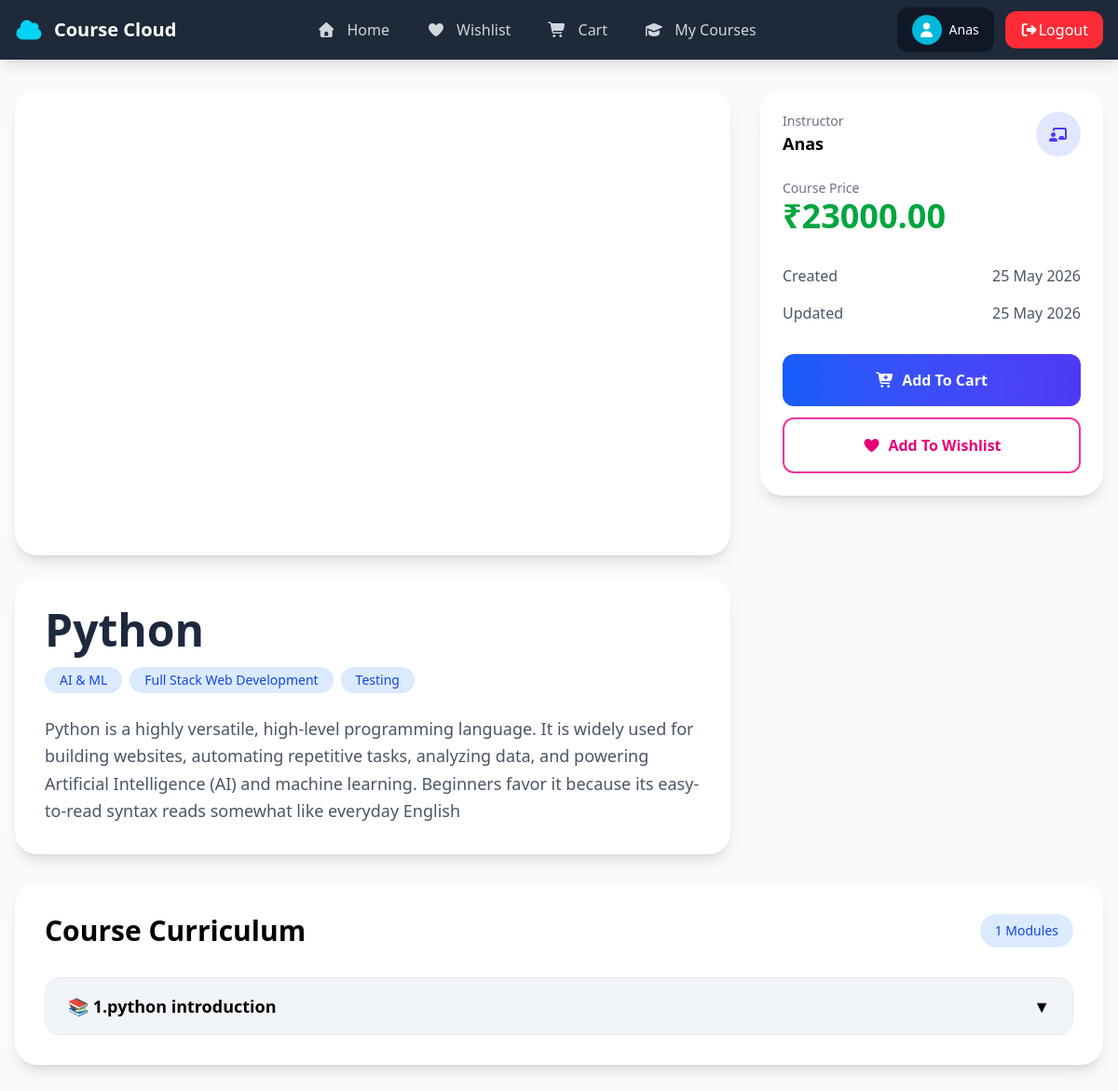
Screenshot of /student/coursedetails/1 (signed in) with the database file from the repository.
### instrctor/models.py (models this page shows, shortened)
class User(AbstractUser):
    role_options = [
        ('Student','Student'),
        ('Instructor','Instructor'),
    ]
    role = models.CharField(max_length=50,choices=role_options,default="Student")

class Course(models.Model):
    title = models.CharField(max_length=100)
    description = models.CharField(max_length=500)
    price = models.DecimalField(max_digits=7,decimal_places=2)
    instructor = models.ForeignKey(User,on_delete=models.CASCADE,related_name="course")
    is_free = models.BooleanField(default=False)
    course_picture = models.ImageField(upload_to="Course_picture")
    thumbnail  = models.TextField()
    category = models.ManyToManyField(Category)
    created_at = models.DateTimeField(auto_now_add=True)
    updated_at = models.DateTimeField(auto_now=True)

class Category(models.Model):
    name = models.CharField(max_length=100)

class Module(models.Model):
    title = models.CharField(max_length=100)
    course = models.ForeignKey(Course,on_delete=models.CASCADE,related_name="modules")
    order_number = models.PositiveIntegerField()
    def __str__(self):
        return f"{self.order_number}.{self.title}"
    class Meta :
        ordering = ['order_number']

### student/views.py (the view)
# urls.py: path('coursedetails/<int:cid>',CourseDetailsView.as_view(),name='course_details'),
@method_decorator([signin_required,never_cache],name='dispatch')
class CourseDetailsView(DetailView):
    template_name = 'coursedetails.html'
    queryset = Course.objects.all()
    pk_url_kwarg = 'cid'
    context_object_name = 'course'

### instrctor/models.py (called while the page is built)
    def __str__(self):
        return f"{self.order_number}.{self.title}"

### student/context_processor.py (called while the page is built)
def cart_count(request):
    if request.user.is_authenticated:
        cart_count = Cart.objects.filter(student_object  = request.user).count()
        wishlist_count = Wishlist.objects.filter(student_object = request.user).count()
        qs=Order.objects.filter(is_paid=True,student_object=request.user)
        course_count=0
        for i in qs:
            course_count+=i.course_object.count()
        return {'cart_count':cart_count,'wishlist_count':wishlist_count,'total_order':course_count}
    else:
        return {'cart_count':0,'wishlist_count':0,'total_order':0}

### student/views.py (called while the page is built)
def signin_required(fn):
    def inner(req,*args,**kwargs):
        if req.user.is_authenticated:
            return fn(req,*args,**kwargs)
        else:
            return redirect('signin')
    return inner

### student/templates/coursedetails.html (shortened to what this page needs)
{% extends 'base.html' %}
{% block base %}
<div class="bg-slate-50 min-h-screen py-8">
    <div class="max-w-7xl mx-auto px-4">
        <div class="grid lg:grid-cols-3 gap-8">
            <div class="lg:col-span-2">
                <div class="bg-white rounded-3xl shadow-lg overflow-hidden">
                    <iframe class="w-full rounded" height="500" src="{{course.thumbnail}}" title="YouTube video player"
                        frameborder="0"
                        allow="accelerometer; autoplay; clipboard-write; encrypted-media; gyroscope; picture-in-picture; web-share"
 allowfullscreen></iframe>
                </div>
                <div class="bg-white rounded-3xl shadow-lg p-8 mt-6">
                    <h1 class="text-4xl md:text-5xl font-bold text-slate-800 mb-4">
                        {{course.title}}
                    </h1>
                    <div class="flex flex-wrap gap-2 mb-6">
                        {% for i in course.category.all %}
                        <span class="bg-blue-100 text-blue-700 px-4 py-1 rounded-full text-sm font-medium">
                            {{i.name}}
                        </span>
                        {% endfor %}
                    </div>
                    <p class="text-gray-600 text-lg leading-relaxed">
                        {{course.description}}
                    </p>
                </div>
            </div>
            <div>
                <div class="bg-white rounded-3xl shadow-lg p-6 lg:sticky lg:top-24">
                    <div class="flex items-center justify-between mb-6">
                        <div>
                            <p class="text-gray-500 text-sm">
                                Instructor
                            </p>
                            <h3 class="font-semibold text-lg">
                                {{course.instructor}}
                            </h3>
                        </div>
                        <div class="w-12 h-12 rounded-full bg-indigo-100 flex items-center justify-center">
                            <i class="fa-solid fa-chalkboard-user text-indigo-600"></i>
                        </div>
                    </div>
                    <div class="mb-8">
                        <p class="text-gray-500 text-sm">
                            Course Price
                        </p>
                        <h2 class="text-4xl font-bold text-green-600">
                            ₹{{course.price}}
                        </h2>
                    </div>
                    <div class="space-y-4 mb-8 text-gray-600">
                        <div class="flex justify-between">
                            <span>Created</span>
                            <span>{{course.created_at|date:"d M Y"}}</span>
                        </div>
                        <div class="flex justify-between">
                            <span>Updated</span>
                            <span>{{course.updated_at|date:"d M Y"}}</span>
                        </div>
                    </div>
                    <div class="space-y-3">
                        <a href="{% url 'addtocart' course.id %}"
                            class="w-full flex justify-center items-center gap-2 bg-gradient-to-r from-blue-600 to-indigo-600 text-white py-4 rounded-xl font-semibold hover:from-blue-700 hover:to-indigo-700 transition">
                            <i class="fa-solid fa-cart-plus"></i>
                            Add To Cart
                        </a>
                        <a href="{% url 'wishlist' course.id %}"
                            class="w-full flex justify-center items-center gap-2 border-2 border-pink-500 text-pink-600 py-4 rounded-xl font-semibold hover:bg-pink-500 hover:text-white transition">
                            <i class="fa-solid fa-heart"></i>
                            Add To Wishlist
                        </a>
                    </div>
                </div>
            </div>
        </div>
        <div class="bg-white rounded-3xl shadow-lg p-8 mt-8">
            <div class="flex items-center justify-between mb-8">
                <h2 class="text-3xl font-bold">
                    Course Curriculum
                </h2>
                <span class="bg-blue-100 text-blue-700 px-4 py-2 rounded-full text-sm font-medium">
                    {{course.modules.count}} Modules
                </span>
            </div>
            {% if course.modules.all %}
            <div class="space-y-4">
                {% for module in course.modules.all %}
                <details class="group border border-gray-200 rounded-2xl overflow-hidden">
                    <summary
                        class="flex justify-between items-center cursor-pointer bg-slate-100 px-6 py-4 font-semibold text-lg hover:bg-slate-200 transition">
                        <span>
                            📚 {{module}}
                        </span>
                        <span class="group-open:rotate-180 transition duration-300">
                            ▼
                        </span>
                    </summary>
                </details>
                {% endfor %}
            </div>
            {% endif %}
        </div>
    </div>
</div>
{% endblock base %}

### student/templates/base.html (shortened to what this page needs)
<!DOCTYPE html>
<html lang="en">
<head>
    <script src="https://cdn.jsdelivr.net/npm/@tailwindcss/browser@4"></script>
    <link rel="stylesheet" href="https://cdnjs.cloudflare.com/ajax/libs/font-awesome/7.0.1/css/all.min.css"
 />
</head>
<body>
    <nav class="bg-gray-800 shadow-lg sticky top-0 z-50">
        <div class="max-w-7xl mx-auto px-4">
            <div class="flex justify-between items-center h-16">
                <div class="flex items-center gap-3">
                    <a href="{% url 'cchome' %}" class="flex items-center gap-3 text-white font-bold text-xl">
                        <i class="fa-solid fa-cloud text-cyan-400 text-2xl"></i>
                        <span class="hidden sm:block">
                            Course Cloud
                        </span>
                    </a>
                </div>
                <div class="hidden md:flex items-center gap-2">
                    <a href="{% url 'cchome' %}"
                        class="px-4 py-2 rounded-lg text-gray-300 hover:text-white hover:bg-gray-700 transition">
                        <i class="fa-solid fa-house mr-2"></i>
                        Home
                    </a>
                    <a href="{% url 'wishlistall' %}"
                        class="px-4 py-2 rounded-lg text-gray-300 hover:text-white hover:bg-gray-700 transition">
                        <span class="relative inline-block mr-2">
                            <i class="fa-solid fa-heart"></i>
                        </span>
                        Wishlist
                    </a>
                    <a href="{% url 'cartlist' %}"
                        class="px-4 py-2 rounded-lg text-gray-300 hover:text-white hover:bg-gray-700 transition">
                        <span class="relative inline-block mr-2">
                            <i class="fa-solid fa-cart-shopping"></i>
                        </span>
                        Cart
                    </a>
                    <a href="{% url 'mycourse' %}"
                        class="px-4 py-2 rounded-lg text-gray-300 hover:text-white hover:bg-gray-700 transition">
                        <i class="fa-solid fa-graduation-cap mr-2"></i>
                        My Courses
                    </a>
                </div>
                <div class="flex items-center gap-3">
                    <div class="hidden sm:flex items-center gap-2 bg-gray-900 px-4 py-2 rounded-xl">
                        <div class="w-8 h-8 rounded-full bg-cyan-500 flex items-center justify-center text-white">
                            <i class="fa-solid fa-user"></i>
                        </div>
                        <span class="text-white text-sm max-w-[120px] truncate">
                            {{request.user}}
                        </span>
                    </div>
                    <a href="{% url 'logout' %}"
                        class="bg-red-500 hover:bg-red-600 text-white px-4 py-2 rounded-xl transition">
                        <i class="fa-solid fa-right-from-bracket"></i>Logout
                    </a>
                </div>
            </div>
        </div>
    </nav>
    <div style="min-height: 70vh;">
        {% block base %}
        {% endblock base %}
    </div>
</body>
</html>

### rows the page displays
User: user "Anas"
Course: title "Python", description "Python is a highly versatile, high-level programming language. It is widely used for building websites, automating repetitive tasks, analyzing data, and powering Artificial Intelligence (AI) and machine learning. Beginners favor it because its easy-to-read syntax reads somewhat like everyday English", instructor "Anas", price "23000.00", created_at "25 May 2026", updated_at "25 May 2026", modules.count "1"
Category: name "AI & ML"
Category: name "Full Stack Web Development"
Category: name "Testing"
Module: order_number+title "1.python introduction"
